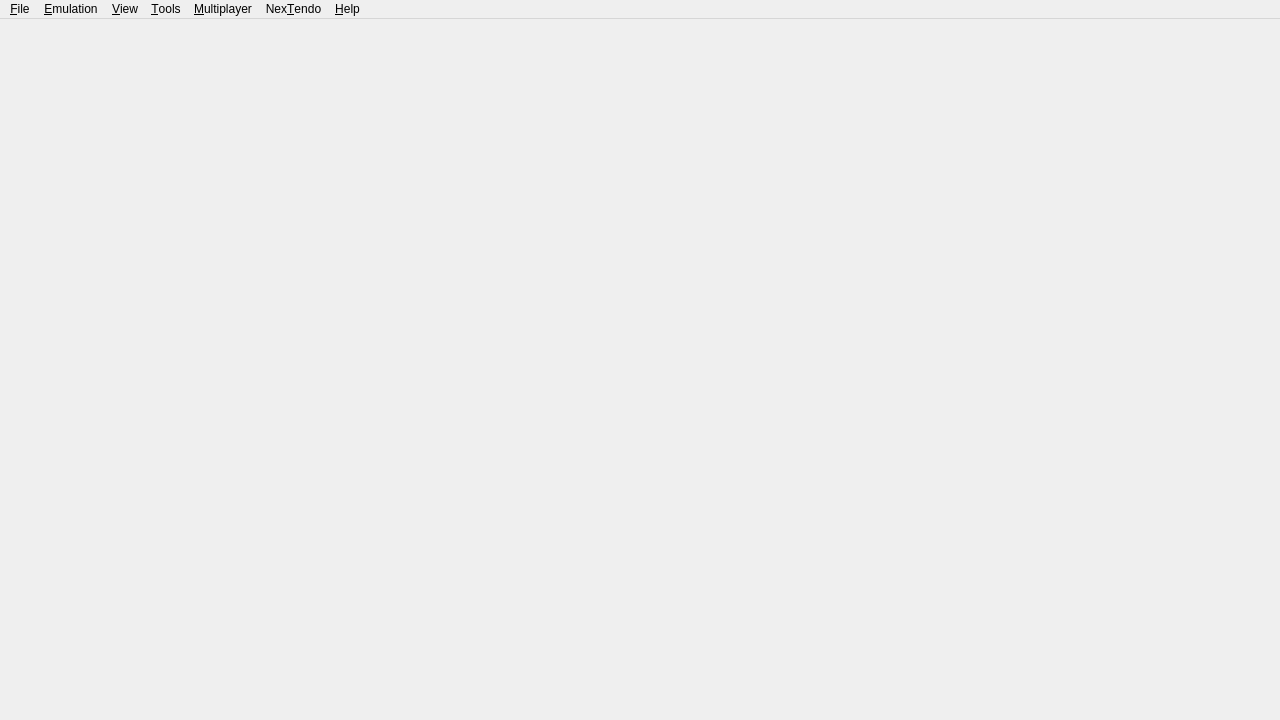
<?xml version="1.0" encoding="UTF-8"?>
<ui version="4.0">
 <class>MainWindow</class>
 <widget class="QMainWindow" name="MainWindow">
  <property name="geometry">
   <rect>
    <x>0</x>
    <y>0</y>
    <width>1280</width>
    <height>720</height>
   </rect>
  </property>
  <property name="windowTitle">
   <string>citron</string>
  </property>
  <property name="windowIcon">
   <iconset resource="citron.qrc">
    <normaloff>:/img/citron.ico</normaloff>:/img/citron.ico</iconset>
  </property>
  <property name="tabShape">
   <enum>QTabWidget::Rounded</enum>
  </property>
  <property name="dockNestingEnabled">
   <bool>true</bool>
  </property>
  <widget class="QWidget" name="centralwidget">
   <layout class="QHBoxLayout" name="horizontalLayout">
    <property name="leftMargin">
     <number>0</number>
    </property>
    <property name="topMargin">
     <number>0</number>
    </property>
    <property name="rightMargin">
     <number>0</number>
    </property>
    <property name="bottomMargin">
     <number>0</number>
    </property>
   </layout>
  </widget>
  <widget class="QMenuBar" name="menubar">
   <property name="geometry">
    <rect>
     <x>0</x>
     <y>0</y>
     <width>1280</width>
     <height>21</height>
    </rect>
   </property>
   <widget class="QMenu" name="menu_File">
    <property name="title">
     <string>&amp;File</string>
    </property>
    <widget class="QMenu" name="menu_recent_files">
     <property name="title">
      <string>&amp;Recent Files</string>
     </property>
    </widget>
    <addaction name="action_Install_File_NAND"/>
    <addaction name="action_Trim_XCI_File"/>
    <addaction name="separator"/>
    <addaction name="action_Load_File"/>
    <addaction name="action_Load_Folder"/>
    <addaction name="separator"/>
    <addaction name="menu_recent_files"/>
    <addaction name="separator"/>
    <addaction name="action_Load_Amiibo"/>
    <addaction name="separator"/>
    <addaction name="action_Open_citron_Folder"/>
    <addaction name="separator"/>
    <addaction name="action_Exit"/>
   </widget>
   <widget class="QMenu" name="menu_Emulation">
    <property name="title">
     <string>&amp;Emulation</string>
    </property>
    <addaction name="action_Pause"/>
    <addaction name="action_Stop"/>
    <addaction name="action_Restart"/>
    <addaction name="separator"/>
    <addaction name="action_Configure"/>
    <addaction name="action_Configure_Current_Game"/>
   </widget>
   <widget class="QMenu" name="menu_View">
    <property name="title">
     <string>&amp;View</string>
    </property>
    <widget class="QMenu" name="menu_Reset_Window_Size">
     <property name="title">
      <string>&amp;Reset Window Size</string>
     </property>
    </widget>
    <widget class="QMenu" name="menu_View_Debugging">
     <property name="title">
      <string>&amp;Debugging</string>
     </property>
    </widget>
    <action name="action_Reset_Window_Size_720">
     <property name="text">
      <string>Reset Window Size to &amp;720p</string>
     </property>
     <property name="iconText">
      <string>Reset Window Size to 720p</string>
     </property>
    </action>
    <action name="action_Reset_Window_Size_900">
     <property name="text">
      <string>Reset Window Size to &amp;900p</string>
     </property>
     <property name="iconText">
      <string>Reset Window Size to 900p</string>
     </property>
    </action>
    <action name="action_Reset_Window_Size_1080">
     <property name="text">
      <string>Reset Window Size to &amp;1080p</string>
     </property>
     <property name="iconText">
      <string>Reset Window Size to 1080p</string>
     </property>
    </action>
    <addaction name="action_Fullscreen"/>
    <addaction name="action_Single_Window_Mode"/>
    <addaction name="action_Display_Dock_Widget_Headers"/>
    <addaction name="action_Show_Filter_Bar"/>
    <addaction name="action_Show_Status_Bar"/>
    <addaction name="action_Show_Performance_Overlay"/>
    <addaction name="action_Show_Vram_Overlay"/>
    <addaction name="action_Show_Multiplayer_Room_Overlay"/>
    <addaction name="actionControllerOverlay"/>
    <addaction name="action_Toggle_Grid_View"/>
    <addaction name="separator"/>
    <addaction name="menu_Reset_Window_Size"/>
    <addaction name="menu_View_Debugging"/>
   </widget>
   <widget class="QMenu" name="menu_Multiplayer">
    <property name="enabled">
     <bool>true</bool>
    </property>
    <property name="title">
     <string>&amp;Multiplayer</string>
    </property>
    <addaction name="action_View_Lobby"/>
    <addaction name="action_Start_Room"/>
    <addaction name="action_Connect_To_Room"/>
    <addaction name="separator"/>
    <addaction name="action_Show_Room"/>
    <addaction name="action_Leave_Room"/>
   </widget>
   <widget class="QMenu" name="menu_NexTendo">
    <property name="title">
     <string>Nex&amp;Tendo</string>
    </property>
    <addaction name="action_Nextendo_Open_Account"/>
    <addaction name="action_Nextendo_Sign_In"/>
    <addaction name="action_Nextendo_Sign_Out"/>
    <addaction name="separator"/>
    <addaction name="action_Nextendo_Enable_Redirection"/>
   </widget>
   <widget class="QMenu" name="menu_Tools">
    <property name="title">
     <string>&amp;Tools</string>
    </property>
    <widget class="QMenu" name="menu_cabinet_applet">
     <property name="title">
      <string>&amp;Amiibo</string>
     </property>
     <addaction name="action_Load_Cabinet_Nickname_Owner"/>
     <addaction name="action_Load_Cabinet_Eraser"/>
     <addaction name="action_Load_Cabinet_Restorer"/>
     <addaction name="action_Load_Cabinet_Formatter"/>
    </widget>
    <widget class="QMenu" name="menuTAS">
     <property name="title">
      <string>&amp;TAS</string>
     </property>
     <addaction name="action_TAS_Start"/>
     <addaction name="action_TAS_Record"/>
     <addaction name="action_TAS_Reset"/>
     <addaction name="separator"/>
     <addaction name="action_Configure_Tas"/>
    </widget>
    <addaction name="action_Install_Keys"/>
    <addaction name="action_Install_Firmware"/>
    <addaction name="action_Verify_installed_contents"/>
    <addaction name="separator"/>
    <addaction name="action_Load_Home_Menu"/>
    <addaction name="menu_cabinet_applet"/>
    <addaction name="action_Load_Album"/>
    <addaction name="action_Load_Mii_Edit"/>
    <addaction name="action_Open_Controller_Menu"/>
    <addaction name="separator"/>
    <addaction name="action_Capture_Screenshot"/>
    <addaction name="menuTAS"/>
   </widget>
   <widget class="QMenu" name="menu_Help">
    <property name="title">
     <string>&amp;Help</string>
    </property>
    <addaction name="action_Report_Compatibility"/>
    <addaction name="action_Open_Support"/>
    <addaction name="separator"/>
    <addaction name="action_Open_Log_Folder"/>
    <addaction name="separator"/>
    <addaction name="action_About"/>
   </widget>
   <addaction name="menu_File"/>
   <addaction name="menu_Emulation"/>
   <addaction name="menu_View"/>
   <addaction name="menu_Tools"/>
   <addaction name="menu_Multiplayer"/>
   <addaction name="menu_NexTendo"/>
   <addaction name="menu_Help"/>
  </widget>
  <action name="action_Install_File_NAND">
   <property name="enabled">
    <bool>true</bool>
   </property>
   <property name="text">
    <string>&amp;Install Files to NAND...</string>
   </property>
  </action>
  <action name="action_Trim_XCI_File">
   <property name="enabled">
    <bool>true</bool>
   </property>
   <property name="text">
    <string>&amp;Trim XCI File...</string>
   </property>
  </action>
  <action name="action_Load_File">
   <property name="text">
    <string>L&amp;oad File...</string>
   </property>
  </action>
  <action name="action_Load_Folder">
   <property name="text">
    <string>Load &amp;Folder...</string>
   </property>
  </action>
  <action name="action_Exit">
   <property name="text">
    <string>E&amp;xit</string>
   </property>
  </action>
  <action name="action_Pause">
   <property name="enabled">
    <bool>false</bool>
   </property>
   <property name="text">
    <string>&amp;Pause</string>
   </property>
  </action>
  <action name="action_Stop">
   <property name="enabled">
    <bool>false</bool>
   </property>
   <property name="text">
    <string>&amp;Stop</string>
   </property>
  </action>
  <action name="action_Verify_installed_contents">
   <property name="text">
    <string>&amp;Verify Installed Contents</string>
   </property>
  </action>
  <action name="action_About">
   <property name="text">
    <string>&amp;About citron-neo: The switch fell off</string>
   </property>
  </action>
  <action name="action_Single_Window_Mode">
   <property name="checkable">
    <bool>true</bool>
   </property>
   <property name="text">
    <string>Single &amp;Window Mode</string>
   </property>
  </action>
  <action name="action_Configure">
   <property name="text">
    <string>Con&amp;figure...</string>
   </property>
   <property name="menuRole">
    <enum>QAction::PreferencesRole</enum>
   </property>
  </action>
  <action name="action_Display_Dock_Widget_Headers">
   <property name="checkable">
    <bool>true</bool>
   </property>
   <property name="text">
    <string>Display D&amp;ock Widget Headers</string>
   </property>
  </action>
  <action name="action_Show_Filter_Bar">
   <property name="checkable">
    <bool>true</bool>
   </property>
   <property name="text">
    <string>Show &amp;Filter Bar</string>
   </property>
  </action>
  <action name="action_Show_Status_Bar">
   <property name="checkable">
    <bool>true</bool>
   </property>
   <property name="text">
    <string>Show &amp;Status Bar</string>
   </property>
   <property name="iconText">
    <string>Show Status Bar</string>
   </property>
  </action>
  <action name="action_Show_Performance_Overlay">
   <property name="checkable">
    <bool>true</bool>
   </property>
   <property name="text">
    <string>Show &amp;Performance Overlay</string>
   </property>
   <property name="iconText">
    <string>Show Performance Overlay</string>
   </property>
  </action>
  <action name="action_Show_Vram_Overlay">
   <property name="checkable">
    <bool>true</bool>
   </property>
   <property name="text">
    <string>Show &amp;VRAM Monitor</string>
   </property>
   <property name="iconText">
    <string>Show VRAM Monitor</string>
   </property>
  </action>
  <action name="action_Show_Multiplayer_Room_Overlay">
    <property name="checkable">
      <bool>true</bool>
    </property>
    <property name="text">
      <string>Show &amp;Multiplayer Room Overlay</string>
    </property>
    <property name="iconText">
      <string>Show Multiplayer Room Overlay</string>
    </property>
  </action>
  <action name="actionControllerOverlay">
   <property name="checkable">
    <bool>true</bool>
   </property>
   <property name="text">
    <string>Show Controller Overlay</string>
   </property>
  </action>
  <action name="action_Toggle_Grid_View">
   <property name="checkable">
    <bool>true</bool>
   </property>
   <property name="text">
    <string>&amp;Grid View</string>
   </property>
   <property name="iconText">
    <string>Grid View</string>
   </property>
  </action>
  <action name="action_View_Lobby">
   <property name="enabled">
    <bool>true</bool>
   </property>
   <property name="text">
    <string>&amp;Browse Public Game Lobby</string>
   </property>
  </action>
  <action name="action_Nextendo_Open_Account">
   <property name="text">
    <string>&amp;Open Account Page</string>
   </property>
  </action>
  <action name="action_Nextendo_Sign_In">
   <property name="text">
    <string>&amp;Sign In</string>
   </property>
  </action>
  <action name="action_Nextendo_Sign_Out">
   <property name="enabled">
    <bool>false</bool>
   </property>
   <property name="text">
    <string>Sign &amp;Out</string>
   </property>
  </action>
  <action name="action_Nextendo_Enable_Redirection">
   <property name="checkable">
    <bool>true</bool>
   </property>
   <property name="text">
    <string>&amp;Enable Network Redirection</string>
   </property>
  </action>
  <action name="action_Start_Room">
   <property name="enabled">
    <bool>true</bool>
   </property>
   <property name="text">
    <string>&amp;Create Room</string>
   </property>
  </action>
  <action name="action_Leave_Room">
   <property name="enabled">
    <bool>false</bool>
   </property>
   <property name="text">
    <string>&amp;Leave Room</string>
   </property>
  </action>
  <action name="action_Connect_To_Room">
   <property name="text">
    <string>&amp;Direct Connect to Room</string>
   </property>
  </action>
  <action name="action_Show_Room">
   <property name="enabled">
    <bool>false</bool>
   </property>
   <property name="text">
    <string>&amp;Show Current Room</string>
   </property>
  </action>
  <action name="action_Fullscreen">
   <property name="checkable">
    <bool>true</bool>
   </property>
   <property name="text">
    <string>F&amp;ullscreen</string>
   </property>
  </action>
  <action name="action_Restart">
   <property name="enabled">
    <bool>false</bool>
   </property>
   <property name="text">
    <string>&amp;Restart</string>
   </property>
  </action>
  <action name="action_Load_Amiibo">
   <property name="enabled">
    <bool>false</bool>
   </property>
   <property name="text">
    <string>Load/Remove &amp;Amiibo...</string>
   </property>
  </action>
  <action name="action_Report_Compatibility">
   <property name="enabled">
    <bool>false</bool>
   </property>
   <property name="text">
    <string>&amp;Report Compatibility</string>
   </property>
   <property name="visible">
    <bool>false</bool>
   </property>
  </action>
  <action name="action_Open_Support">
   <property name="text">
    <string>Get &amp;Support (Discord)</string>
   </property>
  </action>
  <action name="action_Open_citron_Folder">
   <property name="text">
    <string>Open &amp;citron Folder</string>
   </property>
  </action>
  <action name="action_Open_Log_Folder">
   <property name="text">
    <string>Open &amp;Log Folder</string>
   </property>
  </action>
  <action name="action_Capture_Screenshot">
   <property name="enabled">
    <bool>false</bool>
   </property>
   <property name="text">
    <string>&amp;Capture Screenshot</string>
   </property>
  </action>
  <action name="action_Load_Album">
   <property name="text">
    <string>Open &amp;Album</string>
   </property>
  </action>
  <action name="action_Load_Cabinet_Nickname_Owner">
   <property name="text">
    <string>&amp;Set Nickname and Owner</string>
   </property>
  </action>
  <action name="action_Load_Cabinet_Eraser">
   <property name="text">
    <string>&amp;Delete Game Data</string>
   </property>
  </action>
  <action name="action_Load_Cabinet_Restorer">
   <property name="text">
    <string>&amp;Restore Amiibo</string>
   </property>
  </action>
  <action name="action_Load_Cabinet_Formatter">
   <property name="text">
    <string>&amp;Format Amiibo</string>
   </property>
  </action>
  <action name="action_Load_Mii_Edit">
   <property name="text">
    <string>Open &amp;Mii Editor</string>
   </property>
  </action>
  <action name="action_Load_Home_Menu">
   <property name="text">
    <string>Open &amp;Home Menu</string>
   </property>
  </action>
  <action name="action_Configure_Tas">
   <property name="text">
    <string>&amp;Configure TAS...</string>
   </property>
   <property name="menuRole">
    <enum>QAction::NoRole</enum>
   </property>
  </action>
  <action name="action_Configure_Current_Game">
   <property name="enabled">
    <bool>false</bool>
   </property>
   <property name="text">
    <string>Configure C&amp;urrent Game...</string>
   </property>
   <property name="menuRole">
    <enum>QAction::NoRole</enum>
   </property>
  </action>
  <action name="action_TAS_Start">
   <property name="enabled">
    <bool>false</bool>
   </property>
   <property name="text">
    <string>&amp;Start</string>
   </property>
  </action>
  <action name="action_TAS_Reset">
   <property name="enabled">
    <bool>false</bool>
   </property>
   <property name="text">
    <string>&amp;Reset</string>
   </property>
  </action>
  <action name="action_TAS_Record">
   <property name="enabled">
    <bool>false</bool>
   </property>
   <property name="text">
    <string>R&amp;ecord</string>
   </property>
  </action>
  <action name="action_Open_Controller_Menu">
   <property name="text">
    <string>Open &amp;Controller Menu</string>
   </property>
  </action>
  <action name="action_Install_Firmware">
   <property name="text">
    <string>Install Firmware</string>
   </property>
  </action>
  <action name="action_Install_Keys">
   <property name="text">
    <string>Install Decryption Keys</string>
   </property>
  </action>
 </widget>
 <resources>
  <include location="citron.qrc"/>
 </resources>
 <connections/>
</ui>
